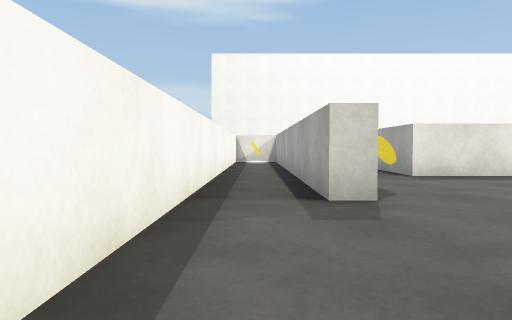
view 1 (above)

14 first-person views from a walk through a 3-D level made in the Unity game engine. The camera is 0.55 m above the floor, tilts 2° down and sees 70° across. The floor is counted in squares, 1 m on a side. Each view is taken from the middle of a square. On the plan, view 1 faces up. The plan holds only what a view shows up to about 9 squares ahead; the rest is blank. The place goes on beyond the plan. The player is left out. Surface patterns are stand-ins for the level's own textures.

view 2
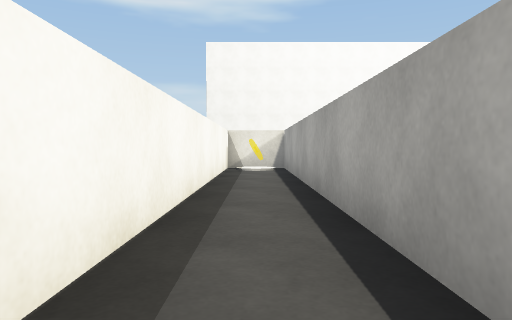

view 3
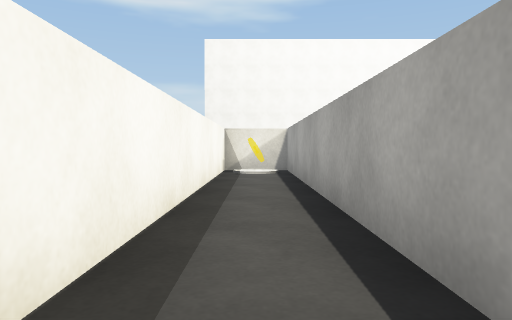

view 4
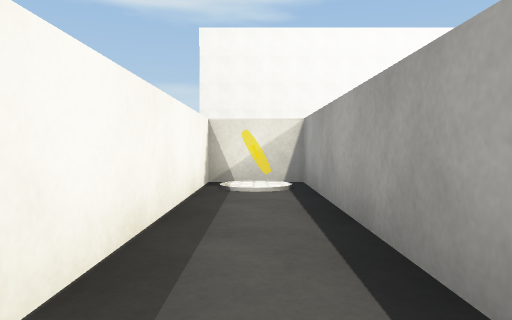

view 5
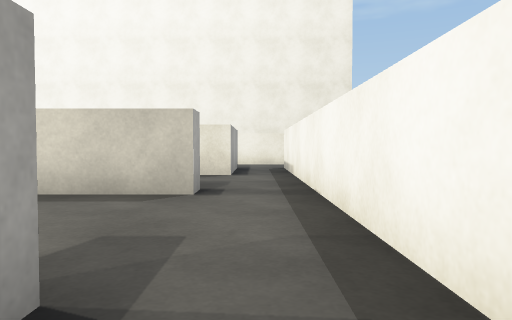

view 6
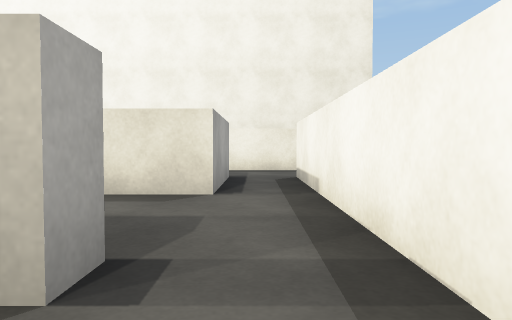

view 7
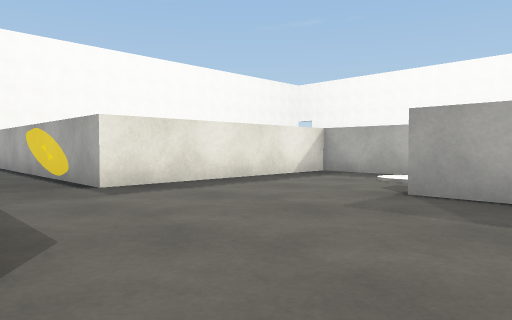

view 8
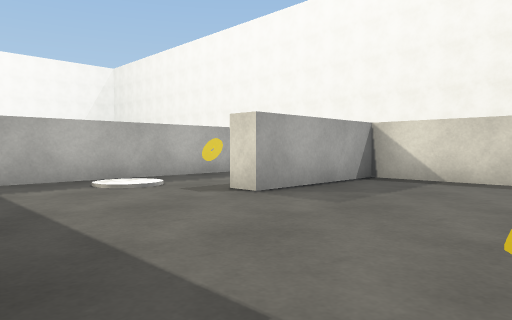

view 9
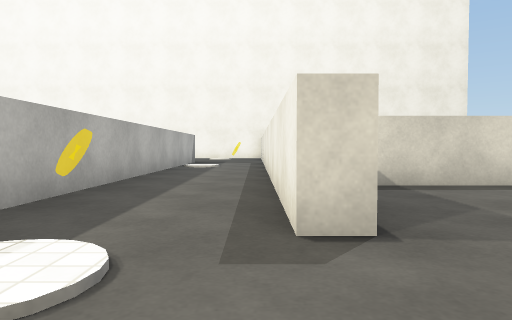

view 10
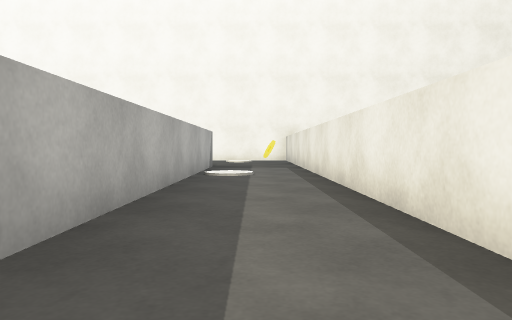

view 11
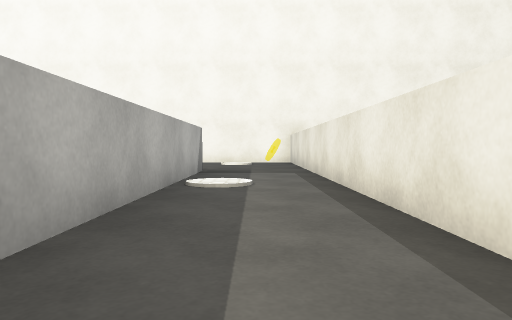

view 12
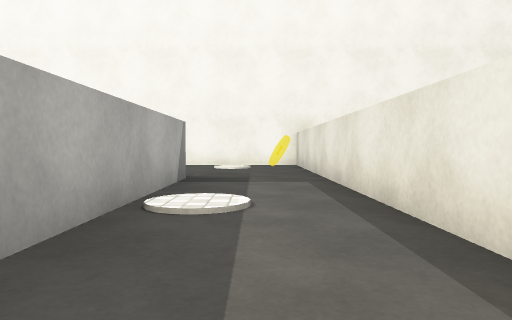

view 13
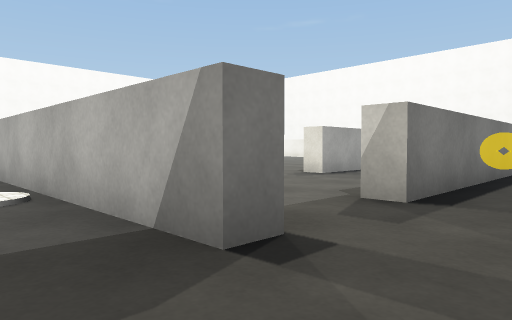

view 14
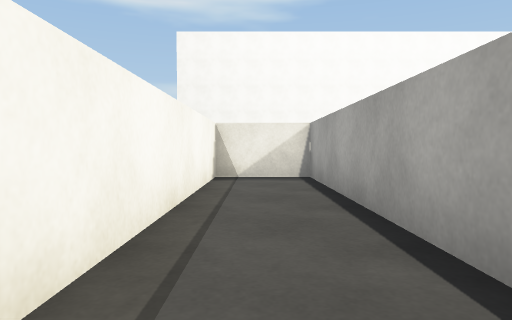

### Floor plan
Points are (right, up) in squares from view 1. A wall is a line through its corners. A room is listed if a view was taken in it or the views show most of it. See-through windows are left out.
Room 1 (views 1, 2, 3, 4, 5, 6)
walls: (0.8, 3.7) (0.8, 13.7) (-0.7, 13.7) (-0.7, -0.5); (0.8, 0.2) (0.8, 0.7)
ways out: opening at (1, 2.5) to room 2; opening at (0, 0.5) to room 4
objects: white disc (0, 13)
Room 2 (views 7, 8, 9, 10, 11, 12, 14)
walls: (1.4, 3.7) (0.8, 3.7); (0.8, 0.7) (5.2, 0.7) (5.2, 3.7) (5.7, 3.7) (5.7, -7.5); (8.2, -7.5) (8.2, 7) (3, 7) (3, 13.7) (1.3, 13.7) (1.3, 8)
ways out: opening at (1, 2.5) to room 1; opening at (7, -8) to room 3
objects: white disc (7, 5)
Room 3 (view 13)
walls: (15.5, -7.5) (10.6, -7.5) (10.6, -7); (8.9, -7.5) (8.2, -7.5); (5.7, -7.5) (5.7, -10)
ways out: opening at (7, -8) to room 2; opening at (10, -7)
Room 4 (no view inside)
walls: (-0.7, -0.5) (-0.7, -4.8); (0.5, -4.6) (0.5, -2.2)
ways out: opening at (0, 0.5) to room 1; opening at (0, -5); opening at (1, -1)

Where each view was taken, in squares from view 1:
view 1: 0 up, 0 right, facing up
view 2: 4 up, 0 right, facing up
view 3: 5 up, 0 right, facing up
view 4: 8 up, 0 right, facing up
view 5: 5 up, 0 right, facing down
view 6: 2 up, 0 right, facing down
view 7: 2 up, 1 right, facing up-right
view 8: 7 up, 2 right, facing down-right
view 9: 6 up, 6 right, facing down
view 10: 3 up, 7 right, facing down
view 11: 1 up, 7 right, facing down
view 12: 1 down, 7 right, facing down
view 13: 9 down, 7 right, facing up-right
view 14: 7 up, 2 right, facing up
